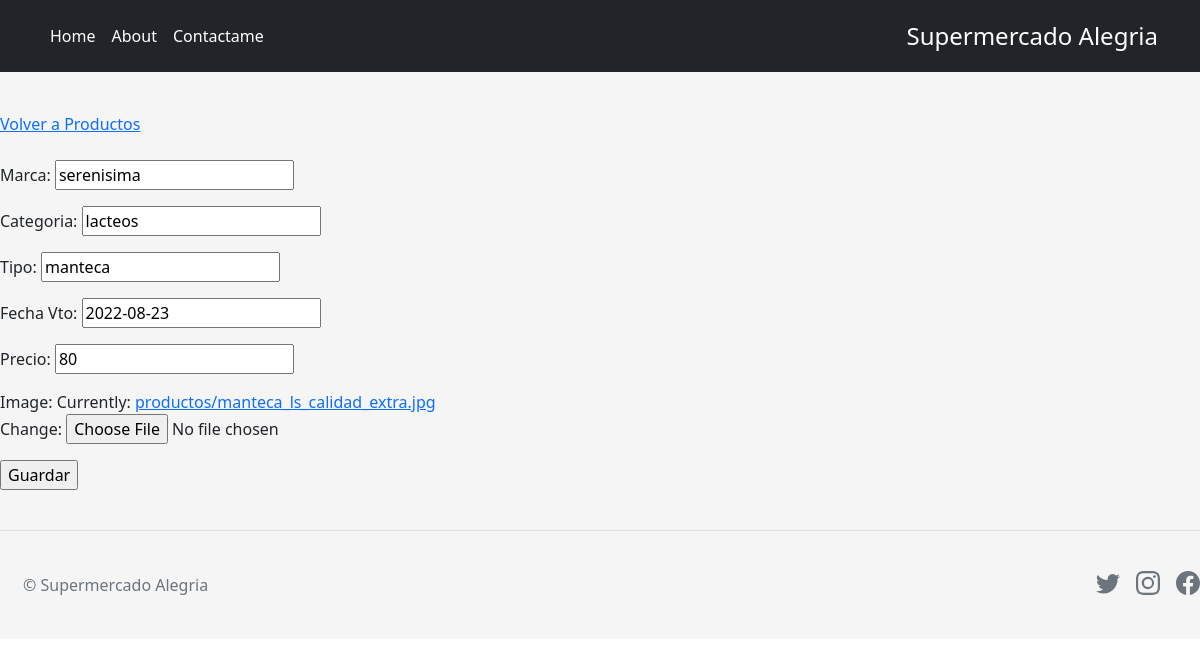
The page /producto/2/editar (signed in) on the database its author committed.
### AppFinal/models.py (models this page shows, shortened)
class Productos(models.Model):
    marca= models.CharField(max_length=40)
    categoria= models.CharField(max_length=40)
    tipo= models.CharField(max_length=40)
    fecha_Vto = models.DateField()
    precio= models.IntegerField()
    image = models.ImageField(upload_to="productos", null=True)

### AppFinal/views.py (the view)
# urls.py: path('producto/<pk>/editar', editarProducto.as_view(), name ="producto-update" ),
class editarProducto(LoginRequiredMixin, BaseView, UpdateView):
    model = Productos
    fields = ['marca','categoria', 'tipo', 'fecha_Vto', 'precio', 'image']
    template_name = 'Productos/editar_productos.html'
    success_url = reverse_lazy('panel-page')

### AppFinal/views.py (called while the page is built)
     def get_context_data(self, **kwargs):
        context = super().get_context_data(**kwargs)
        context['Productos'] = Productos.objects.order_by('categoria')
        return context

### AppFinal/templates/Productos/editar_productos.html (shortened to what this page needs)
{% extends "principal/base.html" %}
{% block main %}
<a href="{% url 'panel-page' %}"> Volver a Productos </a> <br></br>
<form method="post">
    {{ form.as_p }}
    <input type="submit" value="Guardar">
</form>
{% endblock %}

### AppFinal/templates/principal/base.html (style rules this page uses)
body { height: 100%; }

### rows shown on the page
Productos: marca "serenisima", categoria "lacteos", tipo "manteca", fecha_Vto "2022-08-23", precio "80"
